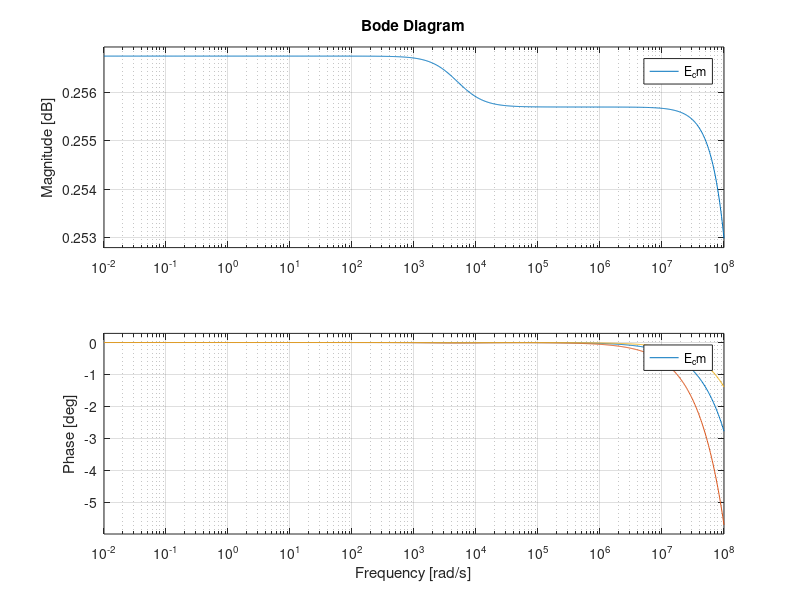

Source code (MATLAB):
clc;clear;clf

%Varriables
R1=100;
R2=10e3;
C1=20e-9;
Ve=30e-3; %Typical Measured Value
Cin=5e-12; %Value taken from Chapter 2 Table
Rin=10e9; %Value taken from Chapter 2 Table

%Define Transfer Function
s=tf('s');
Ze=R1+R2/(1+s*C1*R2);
ZL=Rin/(1+s*Cin*Rin);

E=ZL/(ZL+Ze)+Ve;
E_d=ZL/(ZL+2*Ze);
E_cm=ZL/(ZL+0.5*Ze)+Ve;

%Plot Transfer Function Frequency Response
bode(E,{1e-2,1e8});
grid;hold on;
bode(E_d,{1e-2,1e8});
bode(E_cm,{1e-2,1e8});